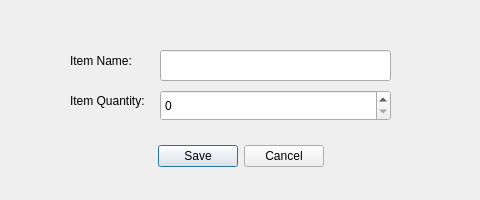
<?xml version="1.0" encoding="UTF-8"?>
<ui version="4.0">
 <class>Dialog</class>
 <widget class="QDialog" name="Dialog">
  <property name="geometry">
   <rect>
    <x>0</x>
    <y>0</y>
    <width>480</width>
    <height>200</height>
   </rect>
  </property>
  <property name="windowTitle">
   <string>Add Items</string>
  </property>
  <widget class="QDialogButtonBox" name="buttonBox">
   <property name="geometry">
    <rect>
     <x>10</x>
     <y>140</y>
     <width>461</width>
     <height>32</height>
    </rect>
   </property>
   <property name="orientation">
    <enum>Qt::Horizontal</enum>
   </property>
   <property name="standardButtons">
    <set>QDialogButtonBox::Cancel|QDialogButtonBox::Save</set>
   </property>
   <property name="centerButtons">
    <bool>true</bool>
   </property>
  </widget>
  <widget class="QLabel" name="label">
   <property name="geometry">
    <rect>
     <x>70</x>
     <y>40</y>
     <width>121</width>
     <height>41</height>
    </rect>
   </property>
   <property name="text">
    <string>Item Name:</string>
   </property>
  </widget>
  <widget class="QLabel" name="label_2">
   <property name="geometry">
    <rect>
     <x>70</x>
     <y>80</y>
     <width>141</width>
     <height>41</height>
    </rect>
   </property>
   <property name="text">
    <string>Item Quantity:</string>
   </property>
  </widget>
  <widget class="QLineEdit" name="item_name">
   <property name="geometry">
    <rect>
     <x>160</x>
     <y>50</y>
     <width>231</width>
     <height>31</height>
    </rect>
   </property>
  </widget>
  <widget class="QSpinBox" name="item_number">
   <property name="geometry">
    <rect>
     <x>160</x>
     <y>90</y>
     <width>231</width>
     <height>31</height>
    </rect>
   </property>
  </widget>
 </widget>
 <resources/>
 <connections>
  <connection>
   <sender>buttonBox</sender>
   <signal>accepted()</signal>
   <receiver>Dialog</receiver>
   <slot>accept()</slot>
   <hints>
    <hint type="sourcelabel">
     <x>248</x>
     <y>254</y>
    </hint>
    <hint type="destinationlabel">
     <x>157</x>
     <y>274</y>
    </hint>
   </hints>
  </connection>
  <connection>
   <sender>buttonBox</sender>
   <signal>rejected()</signal>
   <receiver>Dialog</receiver>
   <slot>reject()</slot>
   <hints>
    <hint type="sourcelabel">
     <x>316</x>
     <y>260</y>
    </hint>
    <hint type="destinationlabel">
     <x>286</x>
     <y>274</y>
    </hint>
   </hints>
  </connection>
 </connections>
</ui>
